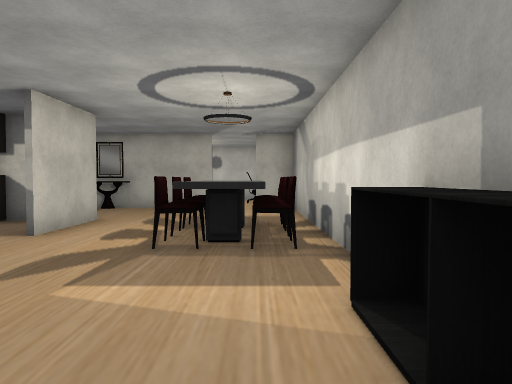
View 1 (above)

18 first-person views from a walk through a Unity game level. The camera is 1.4 m above the floor, tilts 2° down and sees 70° across. The floor is counted in squares, 1.44 m on a side. Each view is taken from the middle of a square. On the plan, view 1 faces up. The plan holds only what a view shows up to about 13 squares ahead; the rest is blank. The player is left out. Door leaves are left out, so doorways stand open. Some surface patterns are stand-ins.

View 2
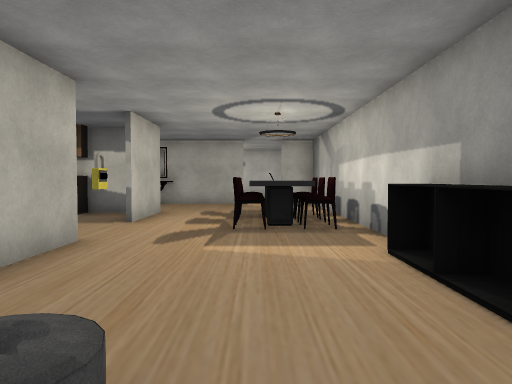

View 3
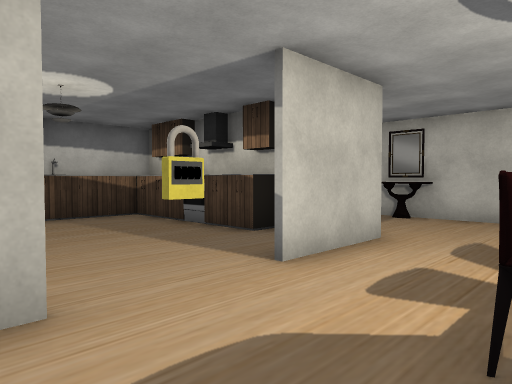

View 4
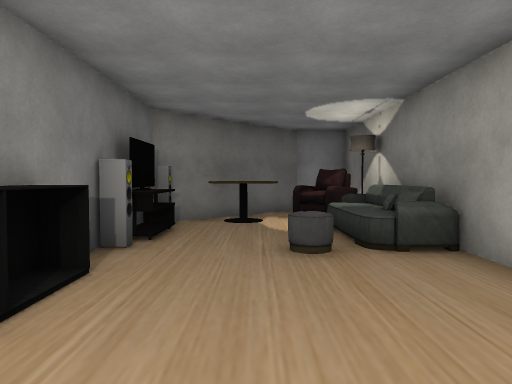

View 5
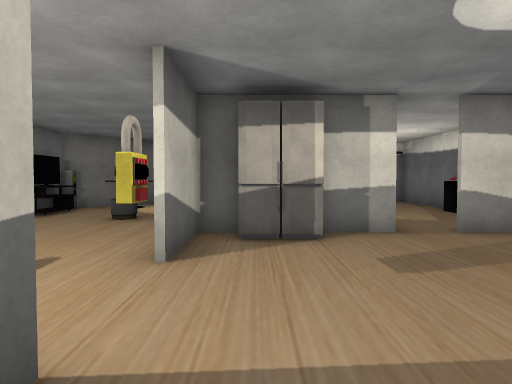

View 6
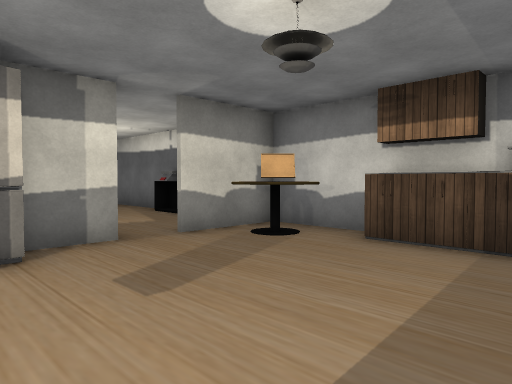

View 7
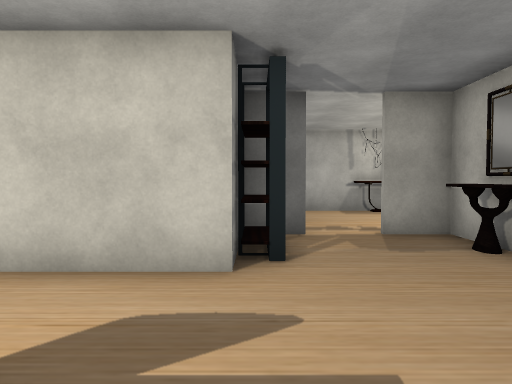

View 8
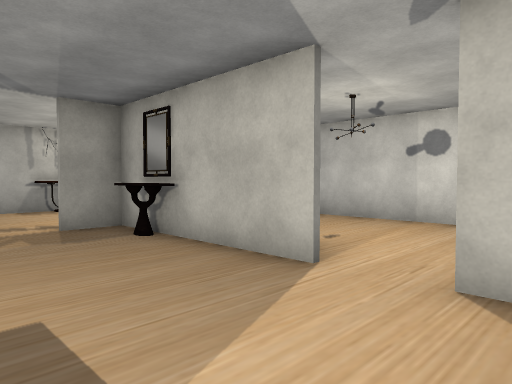

View 9
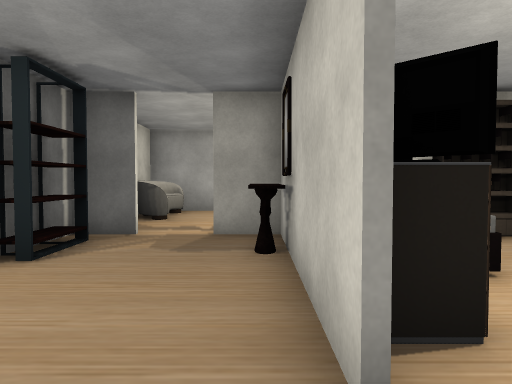

View 10
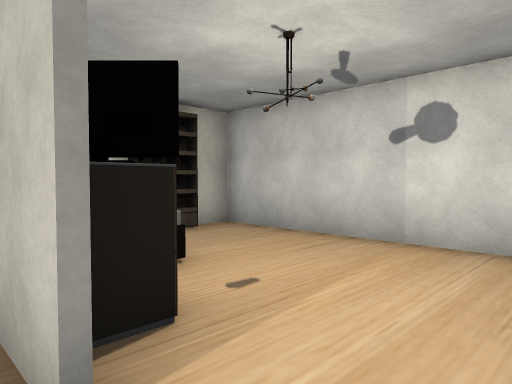

View 11
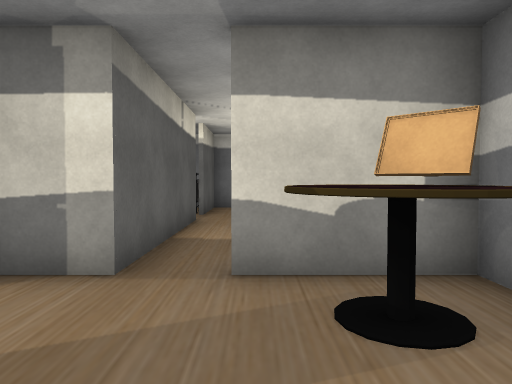

View 12
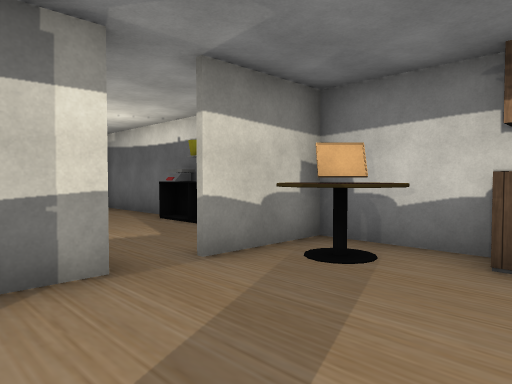

View 13
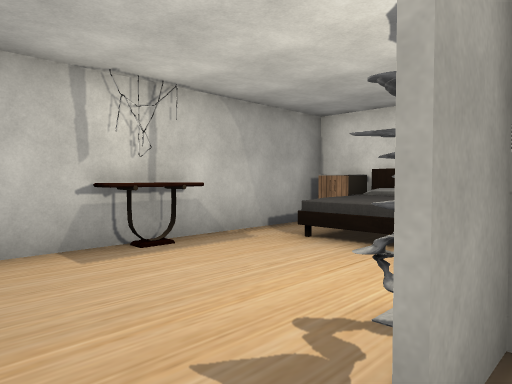

View 14
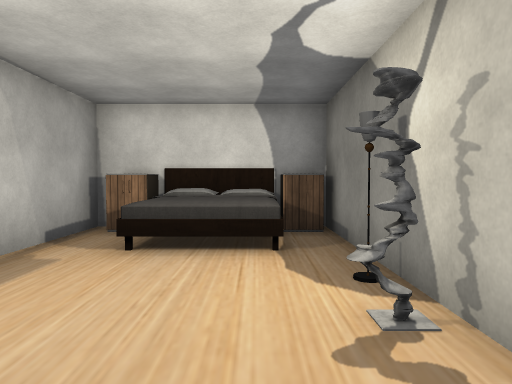

View 15
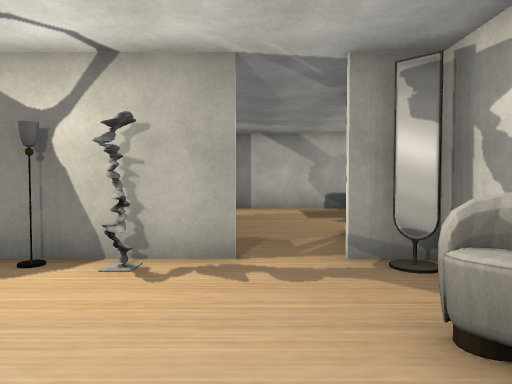

View 16
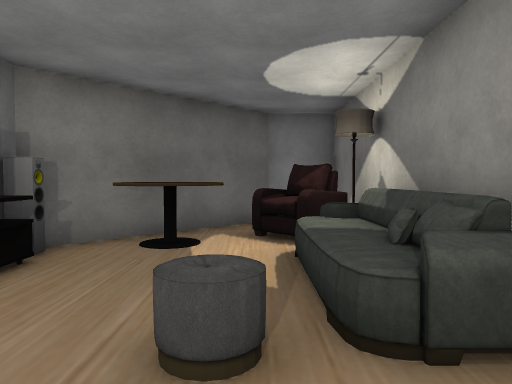

View 17
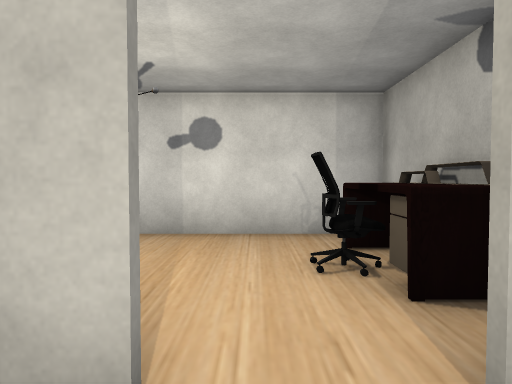

View 18
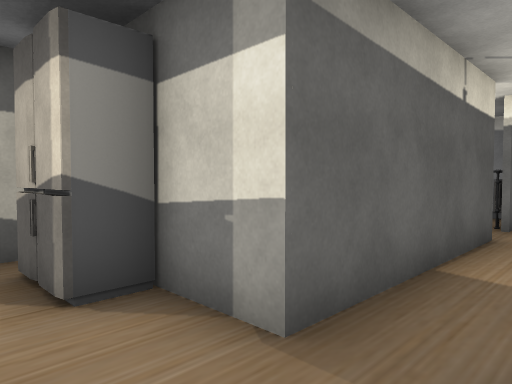

### Floor plan
Points are (right, up) in squares from view 1. A wall is a line through its corners. A room is listed if a view was taken in it or the views show most of it. See-through windows are left out.
Room 1 (views 1, 2, 3, 4, 5, 6, 7, 8, 9, 10, 11, 12, 13, 14, 15, 16, 17, 18)
walls: (-5.4, 8.6) (-6.6, 8.6) (-6.6, 9.9); (-3.8, 8.6) (-3.8, 6.2); (-6.6, 8.8) (-5.4, 8.8); (-6.6, 11.1) (-6.6, 17.5); (-3.8, 3.9) (-3.8, 1.9); (-6.4, 12.5) (-6.4, 11.2); (-6.8, 12.5) (-7.3, 12.4); (-6.8, 12.6) (-7.2, 12.3); (-11.2, 8.8) (-10.4, 8.8); (-4.8, 1.3) (-3.9, 1.3) (-3.9, 3.8); (-11.2, 3.6) (-11.2, 1.3) (-8.8, 1.3); (-3.8, -1.4) (-3.8, -7.4); (0.7, 0.2) (0.7, 2.8); (1.3, 15.4) (1.3, 17.5) (-7.6, 17.5); (-9.8, 17.5) (-11.2, 17.5) (-11.2, 8.4); (1.3, -1.3) (1.3, 12.4) (0, 12.4); (0.8, -3.6) (1.2, -3.6); (1.3, -3.9) (1.3, -3.4); (-3, -7.5) (-2.3, -7.5) (1, -4.2)
ways out: gap at (-9, 1) to room 2; open door at (-4, 4); open door at (-4, 6); open door at (1, 1.5)
objects: cabinet (-11, 4); cabinet (-11, 5); sink (-11, 6); cabinet (-11, 7); other object (-11, 8); console (-11, 13); table (-10, 2) to (-10, 3); cabinet (-10, 8); sofa (-10, 9) to (-9, 10); cabinet (-10, 17); cabinet (-9, 8); bed (-9, 15) to (-8, 17); stove (-8, 8); cabinet (-7, 8); other object (-7, 9); other object (-7, 14); cabinet (-7, 17); fridge (-6, 2); cabinet (-6, 8); other object (-6, 13) to (-4, 14); bookshelf (-6, 15) to (-6, 16); fridge (-5, 2); bookshelf (-5, 9) to (-4, 9); other object (-5, 12); other object (-4, 5); other object (-3, -6) to (-2, -5); other object (-3, -4); sofa (-3, -3) to (-3, -1); cabinet (-3, 13) to (-2, 13); other object (-2, -1); table (-1, -5) to (0, -4); chair (-1, 5) to (-1, 6); other object (-1, 7); other object (-1, 8); other object (0, 5) to (0, 6); other object (0, 7); other object (0, 8); other object (0, 15); other object (1, -3) to (1, -2); table (1, 15)
Room 2 (no view inside)
walls: (-7.6, -3.9) (-7.6, 1.4); (-11.2, -3.1) (-11.2, -7.5); (-7.6, -7.5) (-7.6, -5)
ways out: gap at (-9, 1) to room 1; open door at (-7.7, -4.3)

Positions as (right, up) in squares from view 1, and headings:
1: (0, 0), facing up
2: (-1, -2), facing up
3: (-1, 3), facing up-left
4: (-1, 4), facing down
5: (-5, 8), facing down
6: (-5, 7), facing down-left
7: (0, 9), facing left
8: (1, 9), facing up-left
9: (0, 12), facing left
10: (0, 12), facing up-left
11: (-9, 5), facing down
12: (-6, 5), facing down-left
13: (-6, 10), facing up-left
14: (-8, 10), facing up
15: (-11, 11), facing right
16: (-2, 1), facing down
17: (-1, 11), facing up
18: (-9, 3), facing down-right
